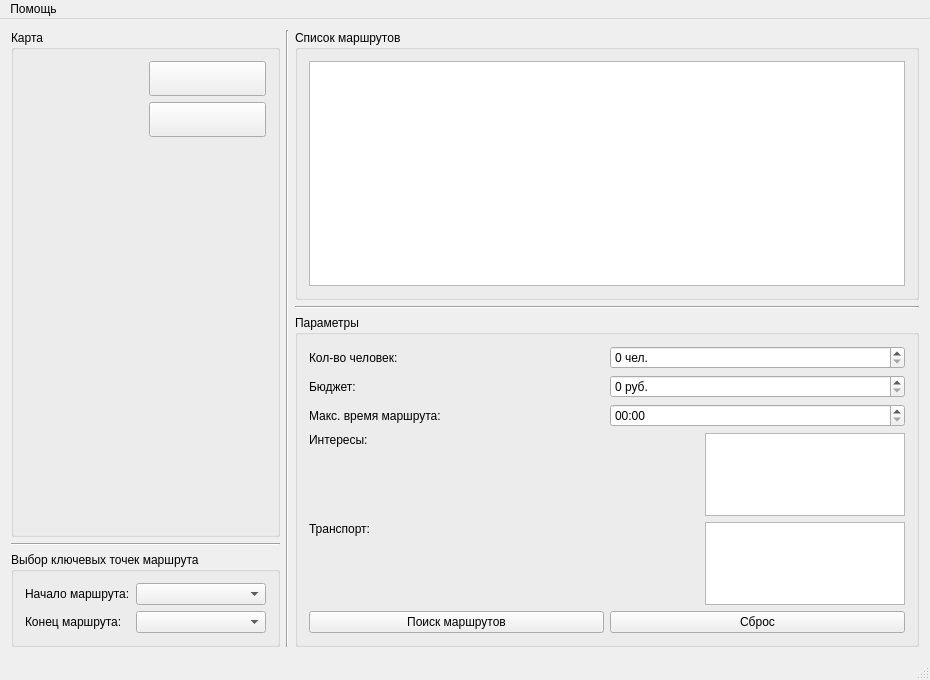
<?xml version="1.0" encoding="UTF-8"?>
<ui version="4.0">
 <class>MainWindow</class>
 <widget class="QMainWindow" name="MainWindow">
  <property name="geometry">
   <rect>
    <x>0</x>
    <y>0</y>
    <width>930</width>
    <height>680</height>
   </rect>
  </property>
  <property name="minimumSize">
   <size>
    <width>930</width>
    <height>680</height>
   </size>
  </property>
  <property name="windowTitle">
   <string>EasyRouting</string>
  </property>
  <property name="windowIcon">
   <iconset resource="resources.qrc">
    <normaloff>:/map/icons/road.png</normaloff>:/map/icons/road.png</iconset>
  </property>
  <widget class="QWidget" name="centralWidget">
   <layout class="QHBoxLayout" name="horizontalLayout">
    <item>
     <layout class="QVBoxLayout" name="verticalLayout">
      <item>
       <widget class="QGroupBox" name="mapGroup">
        <property name="minimumSize">
         <size>
          <width>250</width>
          <height>250</height>
         </size>
        </property>
        <property name="title">
         <string>Карта</string>
        </property>
        <layout class="QHBoxLayout" name="horizontalLayout_2">
         <item>
          <widget class="MapView" name="mapWidget" native="true">
           <property name="sizePolicy">
            <sizepolicy hsizetype="Fixed" vsizetype="Fixed">
             <horstretch>0</horstretch>
             <verstretch>0</verstretch>
            </sizepolicy>
           </property>
           <property name="minimumSize">
            <size>
             <width>0</width>
             <height>0</height>
            </size>
           </property>
           <property name="maximumSize">
            <size>
             <width>1024</width>
             <height>768</height>
            </size>
           </property>
          </widget>
         </item>
         <item>
          <layout class="QVBoxLayout" name="verticalLayout_4">
           <property name="rightMargin">
            <number>0</number>
           </property>
           <item>
            <widget class="QPushButton" name="createPlaceButton">
             <property name="minimumSize">
              <size>
               <width>35</width>
               <height>35</height>
              </size>
             </property>
             <property name="text">
              <string/>
             </property>
             <property name="icon">
              <iconset resource="resources.qrc">
               <normaloff>:/map/icons/building.png</normaloff>:/map/icons/building.png</iconset>
             </property>
             <property name="iconSize">
              <size>
               <width>24</width>
               <height>24</height>
              </size>
             </property>
            </widget>
           </item>
           <item>
            <widget class="QPushButton" name="createRouteButton">
             <property name="minimumSize">
              <size>
               <width>35</width>
               <height>35</height>
              </size>
             </property>
             <property name="text">
              <string/>
             </property>
             <property name="icon">
              <iconset resource="resources.qrc">
               <normaloff>:/map/icons/road.png</normaloff>:/map/icons/road.png</iconset>
             </property>
            </widget>
           </item>
           <item>
            <spacer name="verticalSpacer">
             <property name="orientation">
              <enum>Qt::Vertical</enum>
             </property>
             <property name="sizeHint" stdset="0">
              <size>
               <width>20</width>
               <height>40</height>
              </size>
             </property>
            </spacer>
           </item>
          </layout>
         </item>
        </layout>
       </widget>
      </item>
      <item>
       <widget class="Line" name="line_2">
        <property name="orientation">
         <enum>Qt::Horizontal</enum>
        </property>
       </widget>
      </item>
      <item>
       <widget class="QGroupBox" name="mapControlGroup">
        <property name="maximumSize">
         <size>
          <width>16777215</width>
          <height>150</height>
         </size>
        </property>
        <property name="title">
         <string>Выбор ключевых точек маршрута</string>
        </property>
        <layout class="QVBoxLayout" name="verticalLayout_5">
         <item>
          <layout class="QHBoxLayout" name="horizontalLayout_11">
           <item>
            <widget class="QLabel" name="label_7">
             <property name="text">
              <string>Начало маршрута:</string>
             </property>
            </widget>
           </item>
           <item>
            <widget class="QComboBox" name="comboBox">
             <property name="minimumSize">
              <size>
               <width>130</width>
               <height>0</height>
              </size>
             </property>
            </widget>
           </item>
          </layout>
         </item>
         <item>
          <layout class="QHBoxLayout" name="horizontalLayout_12">
           <property name="leftMargin">
            <number>0</number>
           </property>
           <property name="topMargin">
            <number>0</number>
           </property>
           <item>
            <widget class="QLabel" name="label_8">
             <property name="text">
              <string>Конец маршрута:</string>
             </property>
            </widget>
           </item>
           <item>
            <widget class="QComboBox" name="comboBox_2">
             <property name="minimumSize">
              <size>
               <width>130</width>
               <height>0</height>
              </size>
             </property>
            </widget>
           </item>
          </layout>
         </item>
        </layout>
       </widget>
      </item>
     </layout>
    </item>
    <item>
     <widget class="Line" name="line_3">
      <property name="orientation">
       <enum>Qt::Vertical</enum>
      </property>
     </widget>
    </item>
    <item>
     <layout class="QVBoxLayout" name="verticalLayout_2">
      <item>
       <widget class="QGroupBox" name="routesGroup">
        <property name="minimumSize">
         <size>
          <width>0</width>
          <height>270</height>
         </size>
        </property>
        <property name="title">
         <string>Список маршрутов</string>
        </property>
        <layout class="QHBoxLayout" name="horizontalLayout_9">
         <item>
          <widget class="QListView" name="routesListView">
           <property name="minimumSize">
            <size>
             <width>0</width>
             <height>0</height>
            </size>
           </property>
          </widget>
         </item>
        </layout>
       </widget>
      </item>
      <item>
       <widget class="Line" name="line">
        <property name="orientation">
         <enum>Qt::Horizontal</enum>
        </property>
       </widget>
      </item>
      <item>
       <widget class="QGroupBox" name="paramsGroup">
        <property name="maximumSize">
         <size>
          <width>16777215</width>
          <height>16777215</height>
         </size>
        </property>
        <property name="title">
         <string>Параметры</string>
        </property>
        <layout class="QVBoxLayout" name="verticalLayout_3">
         <item>
          <layout class="QHBoxLayout" name="horizontalLayout_3">
           <item>
            <widget class="QLabel" name="label">
             <property name="text">
              <string>Кол-во человек:</string>
             </property>
            </widget>
           </item>
           <item>
            <widget class="QSpinBox" name="peopleCount">
             <property name="suffix">
              <string> чел.</string>
             </property>
            </widget>
           </item>
          </layout>
         </item>
         <item>
          <layout class="QHBoxLayout" name="horizontalLayout_4">
           <item>
            <widget class="QLabel" name="label_2">
             <property name="text">
              <string>Бюджет:</string>
             </property>
            </widget>
           </item>
           <item>
            <widget class="QSpinBox" name="moneyCount">
             <property name="suffix">
              <string> руб.</string>
             </property>
             <property name="maximum">
              <number>99999</number>
             </property>
            </widget>
           </item>
          </layout>
         </item>
         <item>
          <layout class="QHBoxLayout" name="horizontalLayout_5">
           <item>
            <widget class="QLabel" name="label_3">
             <property name="text">
              <string>Макс. время маршрута:</string>
             </property>
            </widget>
           </item>
           <item>
            <widget class="QTimeEdit" name="timeEdit">
             <property name="displayFormat">
              <string>hh:mm</string>
             </property>
            </widget>
           </item>
          </layout>
         </item>
         <item>
          <layout class="QHBoxLayout" name="horizontalLayout_6">
           <item>
            <widget class="QLabel" name="label_4">
             <property name="text">
              <string>Интересы:</string>
             </property>
             <property name="alignment">
              <set>Qt::AlignLeading|Qt::AlignLeft|Qt::AlignTop</set>
             </property>
            </widget>
           </item>
           <item>
            <widget class="QListView" name="interestsListView">
             <property name="minimumSize">
              <size>
               <width>200</width>
               <height>0</height>
              </size>
             </property>
             <property name="maximumSize">
              <size>
               <width>200</width>
               <height>16777215</height>
              </size>
             </property>
            </widget>
           </item>
          </layout>
         </item>
         <item>
          <layout class="QHBoxLayout" name="horizontalLayout_7">
           <item>
            <widget class="QLabel" name="label_5">
             <property name="text">
              <string>Транспорт:</string>
             </property>
             <property name="alignment">
              <set>Qt::AlignLeading|Qt::AlignLeft|Qt::AlignTop</set>
             </property>
            </widget>
           </item>
           <item>
            <widget class="QListView" name="transportListView">
             <property name="minimumSize">
              <size>
               <width>200</width>
               <height>0</height>
              </size>
             </property>
             <property name="maximumSize">
              <size>
               <width>200</width>
               <height>16777215</height>
              </size>
             </property>
            </widget>
           </item>
          </layout>
         </item>
         <item>
          <layout class="QHBoxLayout" name="horizontalLayout_8">
           <item>
            <widget class="QPushButton" name="searchRoutesButton">
             <property name="text">
              <string>Поиск маршрутов</string>
             </property>
            </widget>
           </item>
           <item>
            <widget class="QPushButton" name="pushButton">
             <property name="text">
              <string>Сброс</string>
             </property>
            </widget>
           </item>
          </layout>
         </item>
        </layout>
       </widget>
      </item>
     </layout>
    </item>
   </layout>
  </widget>
  <widget class="QMenuBar" name="menuBar">
   <property name="geometry">
    <rect>
     <x>0</x>
     <y>0</y>
     <width>930</width>
     <height>21</height>
    </rect>
   </property>
   <widget class="QMenu" name="menu">
    <property name="title">
     <string>Помощь</string>
    </property>
    <addaction name="action"/>
   </widget>
   <addaction name="menu"/>
  </widget>
  <widget class="QStatusBar" name="statusBar"/>
  <action name="action">
   <property name="text">
    <string>О программе</string>
   </property>
  </action>
 </widget>
 <layoutdefault spacing="6" margin="11"/>
 <customwidgets>
  <customwidget>
   <class>MapView</class>
   <extends>QWidget</extends>
   <header>View/mapview.h</header>
   <container>1</container>
  </customwidget>
 </customwidgets>
 <resources>
  <include location="resources.qrc"/>
 </resources>
 <connections/>
</ui>
